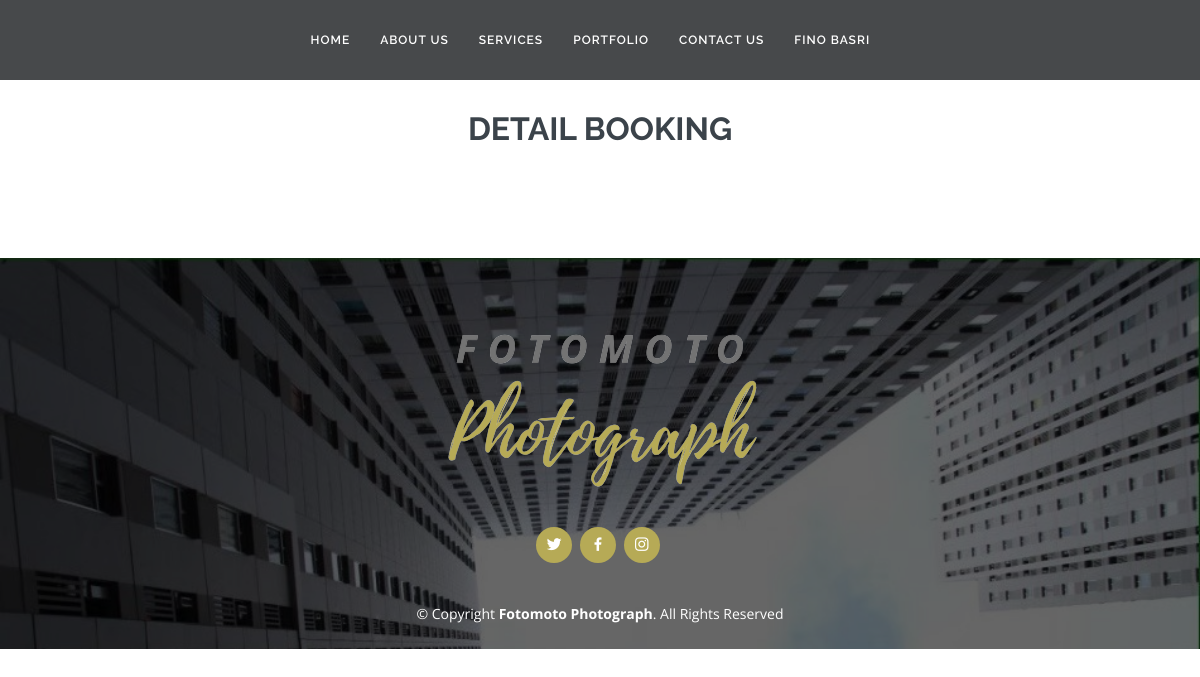
Before: /detail.php?invoice_id=7405775 (signed in) with the older database file.
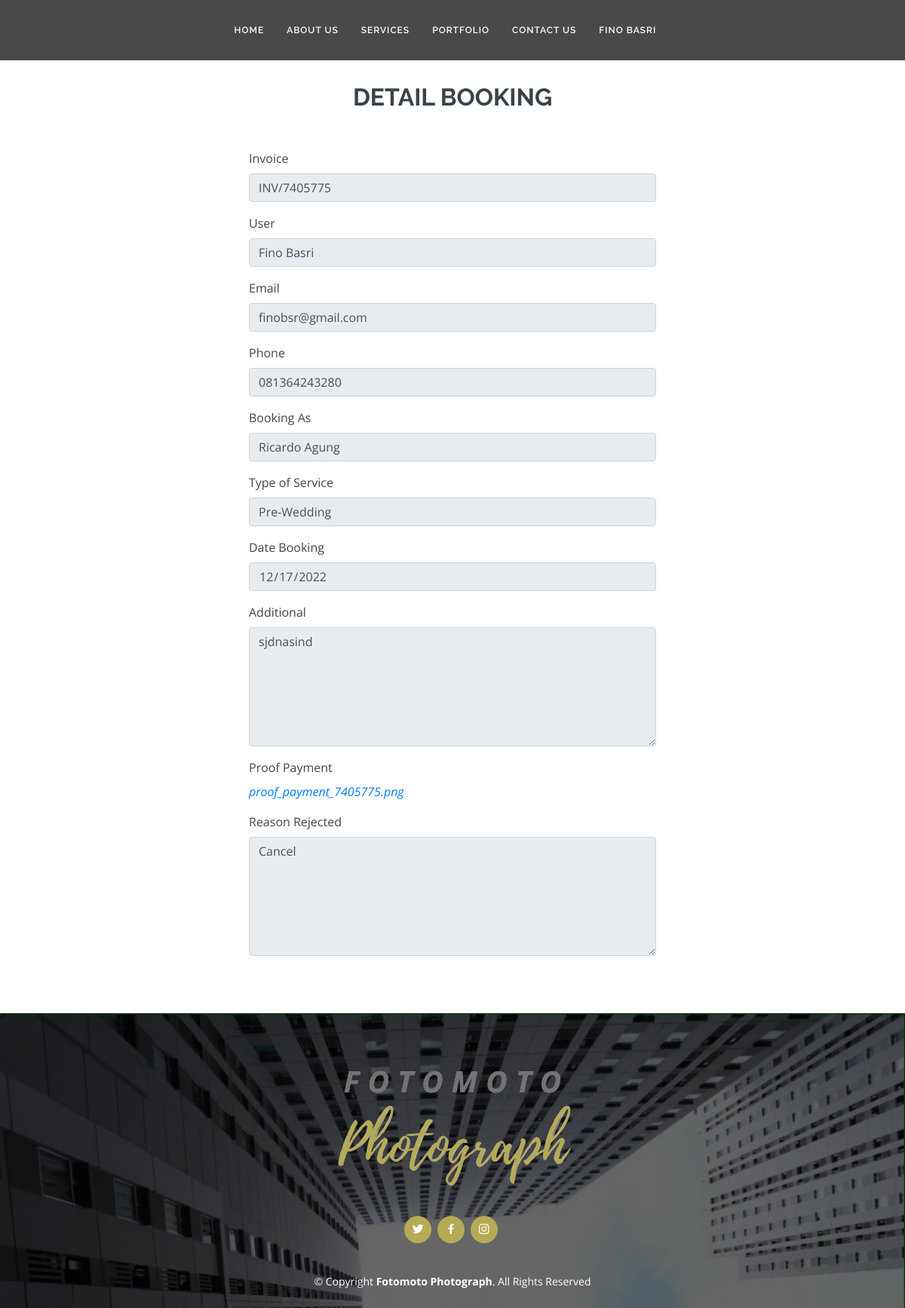
After: the same page with the newer database file.
### tables this page shows
CREATE TABLE `booking`  (
  `id` int(11) NOT NULL AUTO_INCREMENT,
  `booking_as` varchar(255) NOT NULL,
  `invoice_id` int(11) NULL DEFAULT NULL,
  `subject` varchar(255) NULL DEFAULT NULL,
  `price` int(11) NULL DEFAULT NULL,
  `book_date` date NULL DEFAULT NULL,
  `additional` text NULL,
  `status_order` varchar(300) NULL DEFAULT NULL,
  `user_id` int(11) NOT NULL,
  `proof_payment` varchar(255) NULL DEFAULT NULL,
  `created_at` timestamp(0) NULL DEFAULT NULL ON UPDATE CURRENT_TIMESTAMP(0),
  `updated_at` timestamp(0) NULL DEFAULT NULL ON UPDATE CURRENT_TIMESTAMP(0),
  PRIMARY KEY (`id`) USING BTREE
);

CREATE TABLE `user`  (
  `user_id` int(11) NOT NULL AUTO_INCREMENT,
  `email` varchar(255) NULL DEFAULT NULL,
  `full_name` varchar(300) NOT NULL,
  `phone` varchar(30) NOT NULL,
  `password` varchar(300) NOT NULL,
  PRIMARY KEY (`user_id`) USING BTREE
);

CREATE TABLE `reject`  (
  `id` int(11) NOT NULL AUTO_INCREMENT,
  `invoice` int(11) NULL DEFAULT NULL,
  `reason` varchar(300) NULL DEFAULT NULL,
  PRIMARY KEY (`id`) USING BTREE
);

### function/function.php (called while the page is built, shortened)
<?php
$conn = mysqli_connect("localhost","root","","fotomoto","3306");
function query($query){
    global $conn;
    $result = mysqli_query($conn, $query);
    $rows = [];
    while($row = mysqli_fetch_assoc($result)){
        $rows[] = $row;
    }
    return $rows;
}
?>

### detail.php (the view, shortened to what this page needs)
<?php
require 'function/function.php';
$invoice = $_GET["invoice_id"];
$orders = query('SELECT *
                from booking cp
                join user u on u.user_id = cp.user_id
                left join reject r on r.invoice = cp.invoice_id
                where cp.invoice_id = '.$invoice.'
                order by cp.id DESC');
?>
<!DOCTYPE html>
<html lang="en">
<?php include 'partials/head.php'?>
<body>
<?php include 'partials/navbar.php'?>
  <main id="main">
    <section id="contact" class="pricing">
    <div class="container">
      <div class="section-titlepage">
        <h2>Detail Booking</h2>
      </div>
      <div class="row justify-content-center">
        <div class="col-lg-6">
            <form action="" method="post" role="form">
            <?php foreach ($orders as $order):?>
                <div class="form-group">
                  <label for="">Invoice</label>
                  <input type="text" name="name" class="form-control" value ="INV/<?=$order['invoice_id'];?>" placeholder="Your Name" data-rule="minlen:4" readonly/>
                </div>
                <div class="form-group">
                  <label for="">User</label>
                  <input type="text" name="name" class="form-control" value ="<?=$order['full_name'];?>" placeholder="Your Name" data-rule="minlen:4" readonly/>
                </div>
                <div class="form-group">
                  <label for="">Email</label>
                  <input type="text" class="form-control" name="book_as" value ="<?=$order['email'];?>" placeholder="Booking As Name" readonly required/>
                </div>
                <div class="form-group">
                  <label for="">Phone</label>
                  <input type="text" class="form-control" name="phone" value ="<?=$order['phone'];?>" placeholder="Booking As Name" readonly required/>
                </div>
                <div class="form-group">
                  <label for="">Booking As</label>
                  <input type="text" class="form-control" name="book_as" value ="<?=$order['booking_as'];?>" placeholder="Booking As Name" readonly required/>
                </div>
                <div class="form-group">
                  <label for="">Type of Service</label>
                  <input type="text" class="form-control" name="subject" value ="<?=$order['subject'];?>" value="" placeholder="Subject Services" readonly required/>
                </div>
                <div class="form-group">
                  <label for="">Date Booking</label>
                  <input type="date" class="form-control" id="datebook" name="datebook" value ="<?=$order['book_date'];?>" value="" placeholder="Price Service" readonly required/>
                </div>
                <div class="form-group">
                  <label for="">Additional</label>
                  <textarea id="additional" class="form-control" name="additional" rows="6" data-rule="required" data-msg="Please write something for us" placeholder="Additional Add" readonly><?=$order['additional'];?></textarea>
                </div>
                <div class="form-group">
                  <label for="">Proof Payment</label>
                  <br>
                  <div>
                    <a href="proof_payment/<?=$order['proof_payment'];?>" style="color:#007bff !important" target="blank">
                    <i><?=$order['proof_payment']?></i>
                  </div>
                </div>
                <?php if($order['status_order']=='Reject'):?>
                  <div class="form-group">
                    <label for="">Reason Rejected</label>
                    <textarea id="additional" class="form-control" name="additional" rows="6" data-rule="required" data-msg="Please write something for us" placeholder="Additional Add" readonly><?=$order['reason'];?></textarea>
                  </div>
                <?php endif;?>
              <?php endforeach;?>
              </form>
            </div>
        </div>
  </section>
  </main>
 <footer id="footer">
  <div class="container">
    <img src="assets/img/footer/fotomoto.png" alt="">
    <div class="social-links">
      <a href="#" class="twitter"><i class="bx bxl-twitter"></i></a>
      <a href="#" class="facebook"><i class="bx bxl-facebook"></i></a>
      <a href="#" class="instagram"><i class="bx bxl-instagram"></i></a>
    </div>
    <div class="copyright">
      &copy; Copyright <strong><span>Fotomoto Photograph</span></strong>. All Rights Reserved
    </div>
    </div>
</footer>
</body>
</html>

Changed rows visible on the page:
now on this page (row edited): booking: name "INV/7405775", name "Fino Basri", book_as "finobsr@gmail.com", phone "081364243280", book_as "Ricardo Agung", subject "Pre-Wedding", datebook "12/17/2022", additional "sjdnasind", proof_payment "proof_payment_7405775.png", additional "Cancel"
